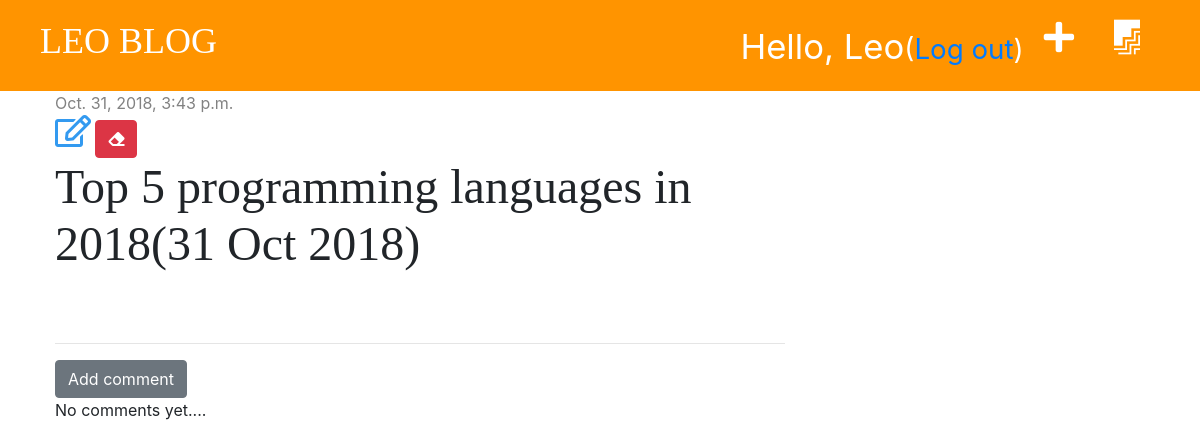
The app's page /post/2/ (signed in), older data.
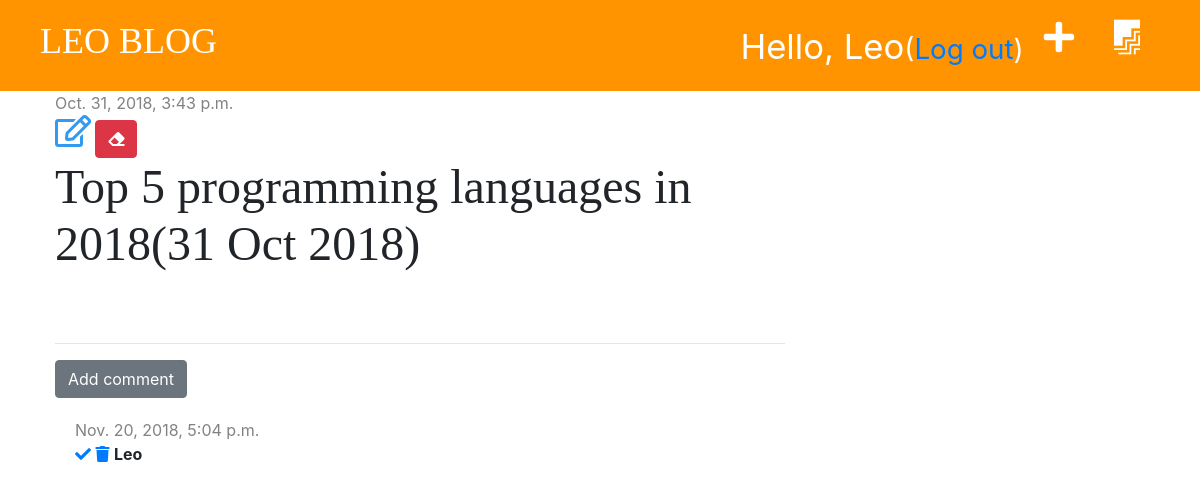
The same page, newer data.
### blog/models.py (models this page shows, shortened)
class Comment(models.Model):
    post = models.ForeignKey('blog.Post', on_delete=models.CASCADE, related_name='comments')
    author = models.CharField(max_length=200)
    text = models.TextField()
    created_date = models.DateTimeField(default=timezone.now)
    approved = models.BooleanField(default=False)

### blog/views.py (the view)
# urls.py: path('post/<int:pk>/', views.post_detail, name='post_detail'),
def post_detail(request, pk):
    post = get_object_or_404(Post, pk=pk)
    stuff_for_frontend = {'post': post}
    return render(request, 'blog/post_detail.html', stuff_for_frontend)

### blog/templatetags/markdownify.py (called while the page is built)
@register.filter
def markdown(value):
    renderer = HighlightRenderer()
    markdown = mistune.Markdown(renderer=renderer)
    return markdown(value)

### blog/templates/blog/post_detail.html (shortened to what this page needs)
{% extends 'blog/base.html' %}
{% load markdownify %}
{% block content %}
    <div class="post">
        {% if post.published_date %}
            <div class="date">
                {{ post.published_date }}
            </div>
        {% else %}
            <a href="{% url 'post_publish' pk=post.pk %}" class="btn btn-primary">Publish</a>
        {% endif %}
        {% if user.is_authenticated %}
        <a href="{% url 'post_edit' pk=post.pk %}"><i class="far fa-edit fa-2x" style="color: #339af0;"></i></a>
        {% endif %}
        {% if user.is_authenticated %}
            <a href="{% url 'post_delete' pk=post.pk %}" class="btn btn-danger"
               onclick="return confirm('Are you sure you want to delete this post?')">
                <i class="fas fa-eraser"></i>
            </a>
        {% endif %}
        <h1>{{ post.title }}</h1>
    </div>
    <hr>
    <a href="{% url 'add_comment_to_post' pk=post.pk %}" class="btn btn-secondary">Add comment</a>
    {% for comment in post.comments.all %}
        {% if user.is_authenticated or comment.approved %}
            <div class="comment">
                <div class="date">
                    {{ comment.created_date }}
                </div>
                {% if not comment.approved and user.is_superuser %}
                    <a href="{% url 'comment_approve' pk=comment.pk %}"><i class="fas fa-check"></i></a>
                    <a href="{% url 'comment_remove' pk=comment.pk%}"><i class="fas fa-trash"></i></a>
                {% endif %}
                    <strong>{{ comment.author }}</strong>
            </div>
        {% endif %}
    {% empty %}
            <p>No comments yet....</p>
    {% endfor %}
{% endblock %}

Row changes from the older to the newer data that the page shows:
added Comment: created_date "Nov. 20, 2018, 5:04 p.m.", approved False (drawn), author "Leo"
Text that changed along with them:
text no longer shown: "No comments yet...."
